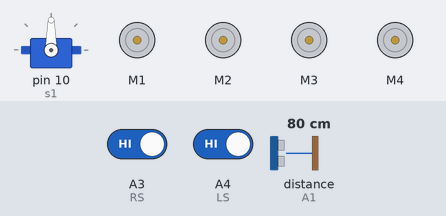
Recording of a sketch running on a simulated Arduino Uno, built with avr-gcc and run on an emulated ATmega328P. Parts: servo, 4 × DC motor (green arrow = forward, orange = backward, longer = faster). The inputs (shaded band) are chosen by the test bench; at power-on: A3 (RS) HIGH, distance to the obstacle (sensor on A1) 80 cm, A4 (LS) HIGH. The echo pulse lasts 58.3 µs per cm.

Above: at 1.2 s.
1.3 s: A3 (RS) driven LOW
At 1.45 s:
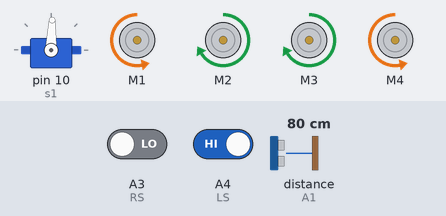
4.3 s: distance to the obstacle (sensor on A1) set to 2 cm
At 4.51 s:
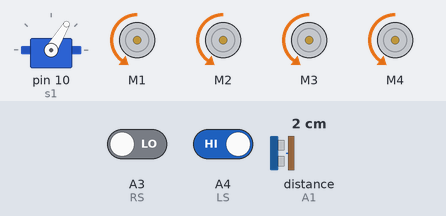
7.3 s: distance to the obstacle (sensor on A1) set to 5 cm
At 7.45 s:
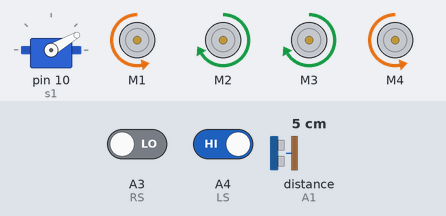
10.3 s: A4 (LS) driven LOW
At 10.69 s:
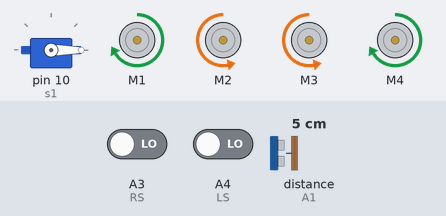
13.3 s: A3 (RS) driven HIGH
At 15.35 s:
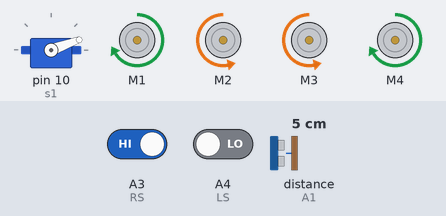
16.3 s: A4 (LS) driven HIGH
Timing chart, 0 to 18.8 s (numbered marks = the images above; inputs shaded):
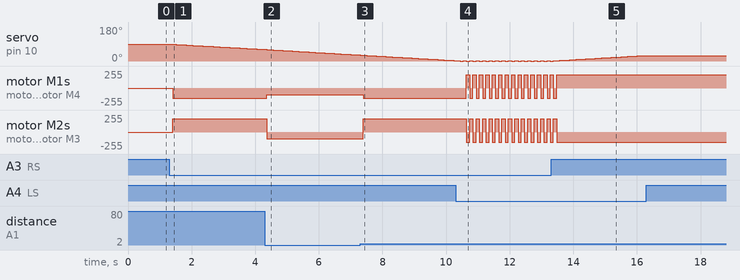

The sketch:

IR_Sensor_Guided_Follower_Robot.ino
```cpp
#include <Servo.h>
#include <AFMotor.h>
#include <NewPing.h>

Servo s1;
AF_DCMotor Motor1(1);  // Motor connected to M1
AF_DCMotor Motor2(2);  // Motor connected to M2
AF_DCMotor Motor3(3);  // Motor connected to M3
AF_DCMotor Motor4(4);  // Motor connected to M4

int RS = A3;           // Right Sensor
int LS = A4;           // LEFT  Sensor

int echo = A0;         // Echo Pin for ultrasonic sensor
int trig = A1;         // Trig Pin for ultrasonic sensor

int RSV = 0;           // Right Sensor Value
int LSV = 0;           // Left Sensor Value
int pos = 90;          // Initial position of the servo

NewPing sonar(echo, trig, 200); // Ultrasonic sensor object

void setup() {
  pinMode(RS, INPUT);
  pinMode(LS, INPUT);
  s1.attach(10); // Attach the servo to pin 10
}

void loop() {
  RSV = digitalRead(RS); // Read the state of the right sensor
  LSV = digitalRead(LS); // Read the state of the left sensor

  // Move the servo based on sensor inputs
  if (RSV == LOW && pos > 0) {
    pos--;
    s1.write(pos);
    delay(100);
    // Move motors for a right turn
    Motor1.setSpeed(150);
    Motor2.setSpeed(200);
    Motor3.setSpeed(200);
    Motor4.setSpeed(150);
    Motor1.run(BACKWARD);
    Motor2.run(FORWARD);
    Motor3.run(FORWARD);
    Motor4.run(BACKWARD);
  } else if (LSV == LOW && pos < 180) {
    pos++;
    s1.write(pos);
    delay(100);
    // Move motors for a left turn
    Motor1.setSpeed(200);
    Motor2.setSpeed(150);
    Motor3.setSpeed(150);
    Motor4.setSpeed(200);
    Motor1.run(FORWARD);
    Motor2.run(BACKWARD);
    Motor3.run(BACKWARD);
    Motor4.run(FORWARD);
  } else if (LSV == LOW && RSV == LOW) {
    // Both sensors are LOW, stop the servo
    s1.write(pos);
    // Move all motors forward
    Motor1.setSpeed(200);
    Motor2.setSpeed(200);
    Motor3.setSpeed(200);
    Motor4.setSpeed(200);
    Motor1.run(FORWARD);
    Motor2.run(FORWARD);
    Motor3.run(FORWARD);
    Motor4.run(FORWARD);
  }

  // Check the distance from the ultrasonic sensor
  int distance = sonar.ping_cm();

  if (distance >= 1 && distance <= 3) {
    // Distance between 1 to 3 cm, move all motors backward
    Motor1.setSpeed(100);
    Motor2.setSpeed(100);
    Motor3.setSpeed(100);
    Motor4.setSpeed(100);
    Motor1.run(BACKWARD);
    Motor2.run(BACKWARD);
    Motor3.run(BACKWARD);
    Motor4.run(BACKWARD);
  }
}
```

Measured:
- the behaviour switches between 3 and 4 cm on distance to the obstacle (sensor on A1) (found by bisection; images 2 and 3)
- after the input at 1.3 s, servo on pin 10 (s1): moves from 90° to 61° over 3.0 s, starting at once; motor M1, motor M4: stopped → backward 150/255 after 0.10 s; motor M2, motor M3: stopped → forward 200/255 after 0.10 s
- after the input at 4.3 s, motor M1, motor M4: backward 150/255 → backward 100/255 after 0.06 s; motor M2, motor M3: forward 200/255 → backward 100/255 after 0.06 s
- after the input at 7.3 s, motor M1, motor M4: backward 100/255 → backward 150/255 after 0.10 s; motor M2, motor M3: backward 100/255 → forward 200/255 after 0.10 s
- after the input at 10.3 s, motor M1–4: alternates forward 200/255 for 0.10 s and backward 150/255 for 0.10 s, starting after 0.34 s
- after the input at 13.3 s, motor M1, motor M4: goes on until 13.5 s, then stays forward 200/255; motor M2, motor M3: goes on until 13.5 s, then stays backward 150/255
- after the input at 16.3 s, servo on pin 10 (s1): stays 29° (without the input it goes to 30° after 0.01 s)
